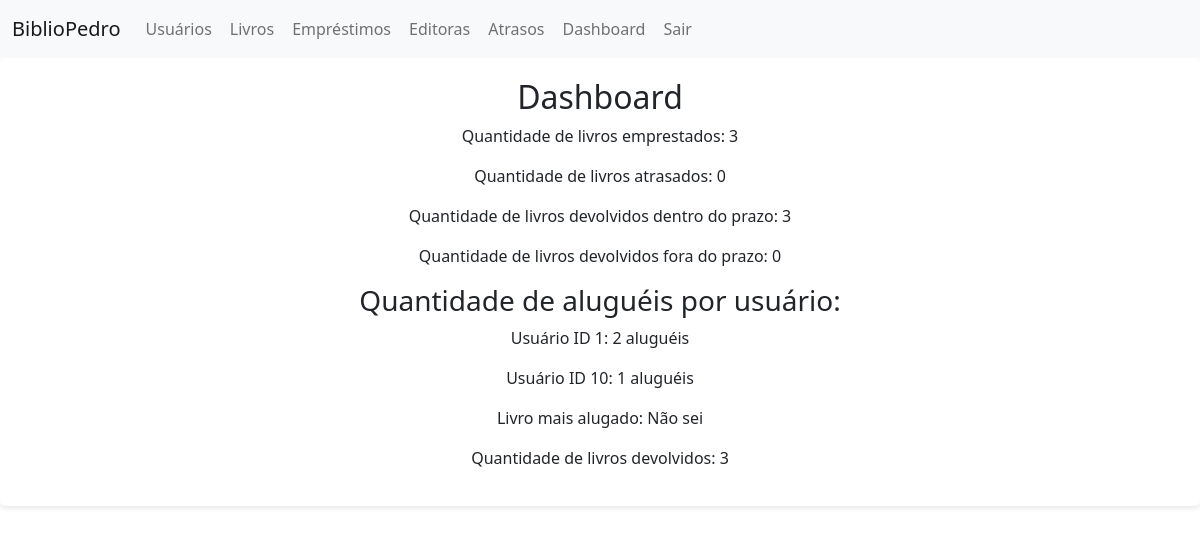
The page /ProjetoWDA/dashboard.php (signed in) on the database as committed earlier.
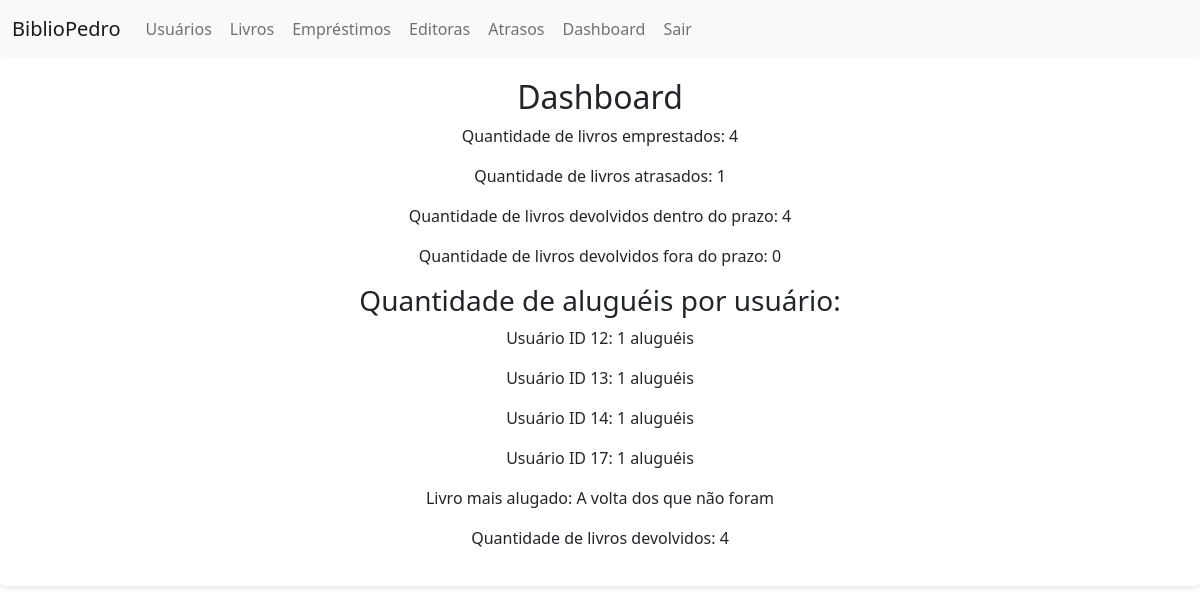
The same page on the database as committed later.
### tables this page shows
CREATE TABLE `livros` (
  `id` int(11) NOT NULL,
  `nome` text DEFAULT NULL,
  `autor` text DEFAULT NULL,
  `editora` text DEFAULT NULL,
  `data_lancamento` date DEFAULT NULL,
  `estoque` int(11) DEFAULT NULL
);

### ProjetoWDA/dashboard.php (the view, shortened to what this page needs)
<link rel="stylesheet" href="css/bootstrap.min.css">
<nav class="navbar navbar-expand-lg bg-light">
        <div class="container-fluid">
          <a class="navbar-brand" href="index.html">BiblioPedro</a>
          <div class="collapse navbar-collapse" id="navbarNavAltMarkup">
            <div class="navbar-nav">
              <a class="nav-link btn btn-light" href="usuarios.php">Usuários</a>
			  <a class="nav-link btn btn-light" href="livros.php">Livros</a>
			  <a class="nav-link btn btn-light" href="emprestimos.php">Empréstimos</a>
			  <a class="nav-link btn btn-light" href="editoras.php">Editoras</a>
			  <a class="nav-link btn btn-light" href="atrasos.php">Atrasos</a>
			  <a class="nav-link btn btn-light" href="dashboard.php" class="dashboard-button">Dashboard</a>
			  <a class="nav-link btn btn-light" href="logout.php">Sair</a>
            </div>
          </div>
        </div>
      </nav>
<?php
include_once('conexao.php');
$query_emprestados = "SELECT COUNT(*) AS total_emprestados FROM emprestimos";
$resultado_emprestados = mysqli_query($conn, $query_emprestados);
$livros_emprestados = mysqli_fetch_assoc($resultado_emprestados)['total_emprestados'];
$query_atrasados = "SELECT COUNT(*) AS total_atrasados FROM emprestimos WHERE prazo_entrega < CURDATE()";
$resultado_atrasados = mysqli_query($conn, $query_atrasados);
$livros_atrasados = mysqli_fetch_assoc($resultado_atrasados)['total_atrasados'];
$query_devolvidos_prazo = "SELECT COUNT(*) AS total_devolvidos_prazo FROM emprestimos WHERE data_devolucao <= prazo_entrega";
$resultado_devolvidos_prazo = mysqli_query($conn, $query_devolvidos_prazo);
$livros_devolvidos_prazo = mysqli_fetch_assoc($resultado_devolvidos_prazo)['total_devolvidos_prazo'];
$query_devolvidos_fora_prazo = "SELECT COUNT(*) AS total_devolvidos_fora_prazo FROM emprestimos WHERE data_devolucao > prazo_entrega";
$resultado_devolvidos_fora_prazo = mysqli_query($conn, $query_devolvidos_fora_prazo);
$livros_devolvidos_fora_prazo = mysqli_fetch_assoc($resultado_devolvidos_fora_prazo)['total_devolvidos_fora_prazo'];
$query_alugueis_por_usuario = "SELECT usuario_id, COUNT(*) AS total_alugueis FROM emprestimos GROUP BY usuario_id";
$resultado_alugueis_por_usuario = mysqli_query($conn, $query_alugueis_por_usuario);
$alugueis_por_usuario = array();
while ($row = mysqli_fetch_assoc($resultado_alugueis_por_usuario)) {
    $usuario_id = $row['usuario_id'];
    $total_alugueis = $row['total_alugueis'];
    $alugueis_por_usuario[$usuario_id] = $total_alugueis;
}
$query_livro_mais_alugado = "SELECT livro_id, COUNT(*) AS total_alugueis FROM emprestimos GROUP BY livro_id ORDER BY total_alugueis DESC LIMIT 1";
$resultado_livro_mais_alugado = mysqli_query($conn, $query_livro_mais_alugado);
$livro_mais_alugado_id = mysqli_fetch_assoc($resultado_livro_mais_alugado)['livro_id'];
$query_nome_livro_mais_alugado = "SELECT nome FROM livros WHERE id = $livro_mais_alugado_id";
$resultado_nome_livro_mais_alugado = mysqli_query($conn, $query_nome_livro_mais_alugado);
$livro_mais_alugado_nome = mysqli_fetch_assoc($resultado_nome_livro_mais_alugado)['nome'];
$query_devolvidos = "SELECT COUNT(*) AS total_devolvidos FROM emprestimos";
$resultado_devolvidos = mysqli_query($conn, $query_devolvidos);
$livros_devolvidos = mysqli_fetch_assoc($resultado_devolvidos)['total_devolvidos'];
echo "<div class='dashboard-container'>";
echo "<center><h2>Dashboard</h2>";
echo "<p>Quantidade de livros emprestados: $livros_emprestados</p>";
echo "<p>Quantidade de livros atrasados: $livros_atrasados</p>";
echo "<p>Quantidade de livros devolvidos dentro do prazo: $livros_devolvidos_prazo</p>";
echo "<p>Quantidade de livros devolvidos fora do prazo: $livros_devolvidos_fora_prazo</p>";
echo "<h3>Quantidade de aluguéis por usuário:</h3>";
foreach ($alugueis_por_usuario as $usuario_id => $total_alugueis) {
    echo "<p>Usuário ID $usuario_id: $total_alugueis aluguéis</p>";
}
echo "<p>Livro mais alugado: $livro_mais_alugado_nome</p>";
echo "<p>Quantidade de livros devolvidos: $livros_devolvidos</p></center>";
echo "</div>"
?>

Rows that differ between the two databases and show on the page:
removed livros: nome "Não sei"
added livros: nome "A volta dos que não foram"
Other text that changed with them:
$livros_emprestados: "3" → "4"
$livros_atrasados: "0" → "1"
$livros_devolvidos_prazo: "3" → "4"
$livros_devolvidos: "3" → "4"
new list line: "Usuário ID 12 : 1 aluguéis"
new list line: "Usuário ID 13 : 1 aluguéis"
new list line: "Usuário ID 14 : 1 aluguéis"
new list line: "Usuário ID 17 : 1 aluguéis"
list line gone: "Usuário ID 1 : 2 aluguéis"
list line gone: "Usuário ID 10 : 1 aluguéis"
